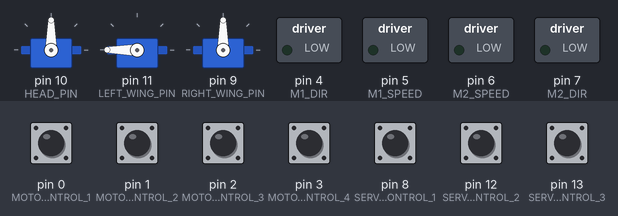
A sketch run on a simulated Arduino Uno, built with avr-gcc and run on an emulated ATmega328P. On the bench: 3 × servo, switched loads named in the sketch (green lamp = pin HIGH). The test bench sets the inputs (shaded band); at power-on: pin 0 (MOTOR_CONTROL_1), pin 1 (MOTOR_CONTROL_2), pin 2 (MOTOR_CONTROL_3), pin 3 (MOTOR_CONTROL_4), pin 8 (SERVO_CONTROL_1), pin 12 (SERVO_CONTROL_2), pin 13 (SERVO_CONTROL_3) HIGH.

Above: at 1.2 s.
1.3 s: pin 1 (MOTOR_CONTROL_2) pulled LOW for 0.15 s
At 2.2 s:
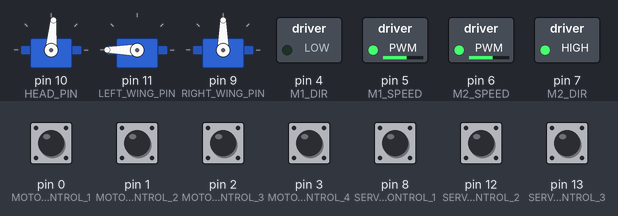
2.9 s: pin 8 (SERVO_CONTROL_1) pulled LOW for 0.15 s
At 3.1 s:
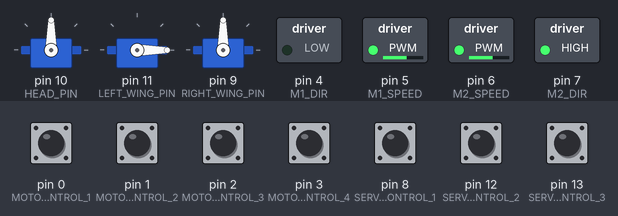
4.6 s: pin 0 (MOTOR_CONTROL_1) pulled LOW for 0.15 s
At 5.7 s:
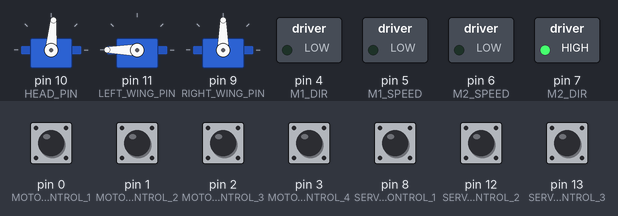
6.3 s: pin 2 (MOTOR_CONTROL_3) pulled LOW for 0.15 s
At 7.4 s:
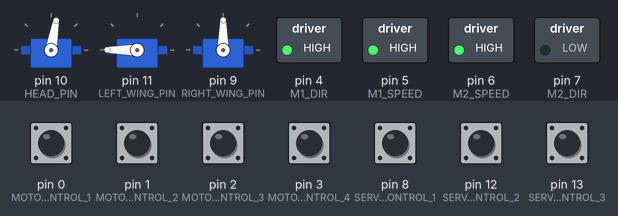
8.0 s: pin 12 (SERVO_CONTROL_2) pulled LOW for 0.15 s
At 8.15 s:
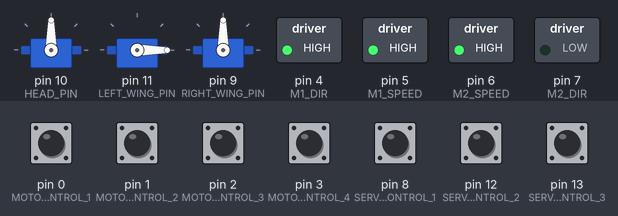
9.7 s: pin 13 (SERVO_CONTROL_3) pulled LOW for 0.15 s
At 9.85 s:
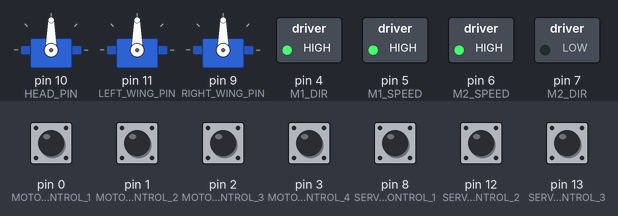
Timing chart, 0 to 12.4 s (numbered marks = the images above; inputs shaded):
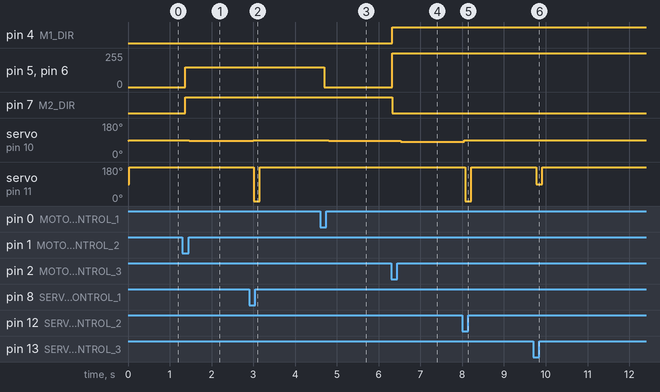

Measured:
- after the input at 1.3 s, pin 5 (M1_SPEED), pin 6 (M2_SPEED): 0/255 → 150/255 after 0.07 s; pin 7 (M2_DIR): LOW → HIGH after 0.07 s; servo on pin 10 (HEAD_PIN): 90° → 85° after 0.17 s
- after the input at 2.9 s, servo on pin 10 (HEAD_PIN): 85° → 90° after 0.10 s; servo on pin 11 (LEFT_WING_PIN): 180° → 0° after 0.11 s, → 180° 0.15 s later
- after the input at 4.6 s, pin 5 (M1_SPEED), pin 6 (M2_SPEED): 150/255 → 0/255 after 0.10 s; servo on pin 10 (HEAD_PIN): 90° → 85° after 0.20 s
- after the input at 6.3 s, pin 4 (M1_DIR): LOW → HIGH at once; pin 5 (M1_SPEED), pin 6 (M2_SPEED): 0/255 → 255/255 at once; pin 7 (M2_DIR): HIGH → LOW at once; servo on pin 10 (HEAD_PIN): 85° → 80° after 0.23 s
- after the input at 8.0 s, servo on pin 10 (HEAD_PIN): 80° → 90° after 0.05 s; servo on pin 11 (LEFT_WING_PIN): 180° → 0° after 0.07 s, → 180° 0.15 s later
- after the input at 9.7 s, servo on pin 11 (LEFT_WING_PIN): 180° → 90° after 0.07 s, → 180° 0.15 s later

The sketch:

SkyeMotionControl.ino
```cpp
/**********************************
   SKYE Motion Control for RomeoV2
   Version 1.0
   Author: Stephen Mylabathula
   Last Edited: 7/25/2016
 **********************************/

/*************************
  Motor Control Codes:

  0000 - Stop
  0001 - Forward Fast
  0010 - Forward Medium
  0011 - Forward Slow
  0100 - Reverse Fast
  0101 - Reverse Medium
  0110 - Reverse Slow
  0111 - NULL
  1000 - Left Medium
  1001 - Left Slow
  1010 - Right Fast
  1011 - Right Medium
  1100 - Right Slow
  1101 - Left Fast
  1110 - Head Fine Left  NOTE!
  1111 - Head Fine Right  NOTE! - This is a motor control b/c it must go back to 0000 to stop motors upon fulfilling one fine movement.
**************************/

/*************************
  Servo Control Codes:

  000 - LD, RD, HC
  001 - LD, RD, HL
  010 - LD, RD, HR
  011 - LU, RD, HC
  100 - LD, RU, HC
  101 - LU, RU, HC
  110 - LM, RD, HC
  111 - NULL
**************************/

/*******************************************************
   To Add:
   1. Use null codes.
 ******************************************************/

#include <Servo.h>


/* Motor Pins Setup PWM Mode */
const int M1_DIR = 4;
const int M1_SPEED = 5; //Left Motor
const int M2_SPEED = 6; //Right Motor
const int M2_DIR = 7;

/* Servo Pins Setup */
const int LEFT_WING_PIN = 11;
const int HEAD_PIN = 10;
const int RIGHT_WING_PIN = 9;

/* Setup Servo Objects */
Servo headServo, leftWingServo, rightWingServo;

/* Raspberry Pi Input Control Pins Setup */
const int MOTOR_CONTROL_1 = 0;
const int MOTOR_CONTROL_2 = 1;
const int MOTOR_CONTROL_3 = 2;
const int MOTOR_CONTROL_4 = 3;
const int SERVO_CONTROL_1 = 8;
const int SERVO_CONTROL_2 = 12;
const int SERVO_CONTROL_3 = 13;

/* Raspberry Pi Input Control Pin States*/
int MC1 = 0;
int MC2 = 0;
int MC3 = 0;
int MC4 = 0;
int SC1 = 0;
int SC2 = 0;
int SC3 = 0;

/* Globals Declaring PWM Speed for Relative Speeds */
const int fast = 255;
int medium = 150;
int slow = 100;

/* Declare Potentiometer Variables */
//const int potentiometerPin = A5;
//float potentiometerAdjustmentValue = 0;

/* Globals Declaring readable Servo Positions */
const int wingUp = 0;
const int wingMid = 90;
const int wingDown = 180;
const int headLeft = 180;
const int headCenter = 90;
const int headRight = 0;

/* Globals Declaring Previous Pin States */
String previousMotorControlStateCode = "0000";
String previousServoControlStateCode = "000";

/* Delay Time */
const int servoDelayTime = 15; //delay for servos
const int majorDelayTime = 100; //delay for main loop


/* Stop */
void stopMotors(void) {
  digitalWrite(M1_SPEED, LOW);
  digitalWrite(M2_SPEED, LOW);
}

/* Move Forward */
void moveForward(int desiredSpeed) {
  analogWrite(M1_SPEED, desiredSpeed);
  digitalWrite(M1_DIR, HIGH);
  analogWrite(M2_SPEED, desiredSpeed);
  digitalWrite(M2_DIR, HIGH);
}

/* Move Reverse */
void moveReverse(int desiredSpeed) {
  analogWrite(M1_SPEED, desiredSpeed);
  digitalWrite(M1_DIR, LOW);
  analogWrite(M2_SPEED, desiredSpeed);
  digitalWrite(M2_DIR, LOW);
}

/* Turn Left */
void turnLeft(int desiredSpeed) {
  analogWrite(M1_SPEED, desiredSpeed);
  digitalWrite(M1_DIR, HIGH);
  analogWrite(M2_SPEED, desiredSpeed);
  digitalWrite(M2_DIR, LOW);
}

/* Turn Right */
void turnRight(int desiredSpeed) {
  analogWrite(M1_SPEED, desiredSpeed);
  digitalWrite(M1_DIR, LOW);
  analogWrite(M2_SPEED, desiredSpeed);
  digitalWrite(M2_DIR, HIGH);
}

/* Position Left Wing */
void positionLeftWing(int pos) {
  leftWingServo.write(pos);
  delay(servoDelayTime);
}

/* Position Right Wing */
void positionRightWing(int pos) {
  rightWingServo.write(90);
  delay(servoDelayTime);
}

/* Position Head */
void positionHead(int pos) {
  headServo.write(pos);
  delay(servoDelayTime);
}

void positionHeadFineLeft() {
  headServo.write(headServo.read() + 5);
  delay(servoDelayTime);
}

void positionHeadFineRight() {
  headServo.write(headServo.read() - 5);
  delay(servoDelayTime);
}


/**************************
   Pin Configuration Setup
   Called at Boot
 **************************/
void setup() {
  //Set Input Pins
  pinMode(MOTOR_CONTROL_1, INPUT);
  pinMode(MOTOR_CONTROL_2, INPUT);
  pinMode(MOTOR_CONTROL_3, INPUT);
  pinMode(MOTOR_CONTROL_4, INPUT);
  pinMode(SERVO_CONTROL_1, INPUT);
  pinMode(SERVO_CONTROL_2, INPUT);
  pinMode(SERVO_CONTROL_3, INPUT);

  //Apply Pull-Up Resistance to Set Initial Relative State High
  digitalWrite(MOTOR_CONTROL_1, HIGH);
  digitalWrite(MOTOR_CONTROL_2, HIGH);
  digitalWrite(MOTOR_CONTROL_3, HIGH);
  digitalWrite(MOTOR_CONTROL_4, HIGH);
  digitalWrite(SERVO_CONTROL_1, HIGH);
  digitalWrite(SERVO_CONTROL_2, HIGH);
  digitalWrite(SERVO_CONTROL_3, HIGH);

  //Set Output Pins
  pinMode(M1_DIR, OUTPUT);
  pinMode(M1_SPEED, OUTPUT);
  pinMode(M2_SPEED, OUTPUT);
  pinMode(M2_DIR, OUTPUT);

  //Configure Servos
  headServo.attach(HEAD_PIN);
  leftWingServo.attach(LEFT_WING_PIN);
  rightWingServo.attach(RIGHT_WING_PIN);

  //Get Potentiometer Value
  //potentiometerAdjustmentValue = analogRead(potentiometerPin);
}

void loop() {
  //Update Control Pin States
  MC1 = digitalRead(MOTOR_CONTROL_1);
  MC2 = digitalRead(MOTOR_CONTROL_2);
  MC3 = digitalRead(MOTOR_CONTROL_3);
  MC4 = digitalRead(MOTOR_CONTROL_4);
  SC1 = digitalRead(SERVO_CONTROL_1);
  SC2 = digitalRead(SERVO_CONTROL_2);
  SC3 = digitalRead(SERVO_CONTROL_3);

  //Create Bit Code For Motor and Servo Control
  String motorControlCode = String(MC1) + String(MC2) + String(MC3) + String(MC4);
  String servoControlCode = String(SC1) + String(SC2) + String(SC3);
  Serial.println(servoControlCode);

  //Update Potentiometer Adjustment Level and Relative Speeds
  //potentiometerAdjustmentValue = analogRead(potentiometerPin);
  //medium = int((float(50)/float(337)) * potentiometerAdjustmentValue + 100);
  //slow = int((float(50)/float(337)) * potentiometerAdjustmentValue + 50);

  if (motorControlCode.equals(previousMotorControlStateCode)) {
    //Do Nothing
  }
  else {
    if (motorControlCode.equals("0000"))
      stopMotors();
    else if (motorControlCode.equals("0001"))
      moveForward(fast);
    else if (motorControlCode.equals("0010"))
      moveForward(medium);
    else if (motorControlCode.equals("0011"))
      moveForward(slow);
    else if (motorControlCode.equals("0100"))
      moveReverse(fast);
    else if (motorControlCode.equals("0101"))
      moveReverse(medium);
    else if (motorControlCode.equals("0110"))
      moveReverse(slow);
    else if (motorControlCode.equals("1101"))
      turnLeft(fast);
    else if (motorControlCode.equals("1000"))
      turnLeft(medium);
    else if (motorControlCode.equals("1001"))
      turnLeft(slow);
    else if (motorControlCode.equals("1010"))
      turnRight(fast);
    else if (motorControlCode.equals("1011"))
      turnRight(medium);
    else if (motorControlCode.equals("1100"))
      turnRight(slow);
    else if (motorControlCode.equals("1110"))
      positionHeadFineLeft();
    else if (motorControlCode.equals("1111"))
      positionHeadFineRight();
    else
      stopMotors();
  }

  if (servoControlCode.equals(previousServoControlStateCode)) {
    //Do Nothing
  }
  else {
    if (servoControlCode.equals("000")) {
      positionHead(headCenter);
      positionLeftWing(wingDown);
      positionRightWing(wingDown);
    }
    else if (servoControlCode.equals("001")) {
      positionHead(headLeft);
      positionLeftWing(wingDown);
      positionRightWing(wingDown);
    }
    else if (servoControlCode.equals("010")) {
      positionHead(headRight);
      positionLeftWing(wingDown);
      positionRightWing(wingDown);
    }
    else if (servoControlCode.equals("011")) {
      positionHead(headCenter);
      positionLeftWing(wingUp);
      positionRightWing(wingDown);
    }
    else if (servoControlCode.equals("100")) {
      positionHead(headCenter);
      positionLeftWing(wingDown);
      positionRightWing(wingUp);
    }
    else if (servoControlCode.equals("101")) {
      positionHead(headCenter);
      positionLeftWing(wingUp);
      positionRightWing(wingUp);
    }
    else if (servoControlCode.equals("110")) {
      positionHead(headCenter);
      positionLeftWing(wingMid);
      positionRightWing(wingDown);
    }
    else {
      positionHead(headCenter);
      positionLeftWing(wingDown);
      positionRightWing(wingDown);
    }
  }


  previousServoControlStateCode = servoControlCode;
  previousMotorControlStateCode = motorControlCode;
  delay(majorDelayTime);
}
```
